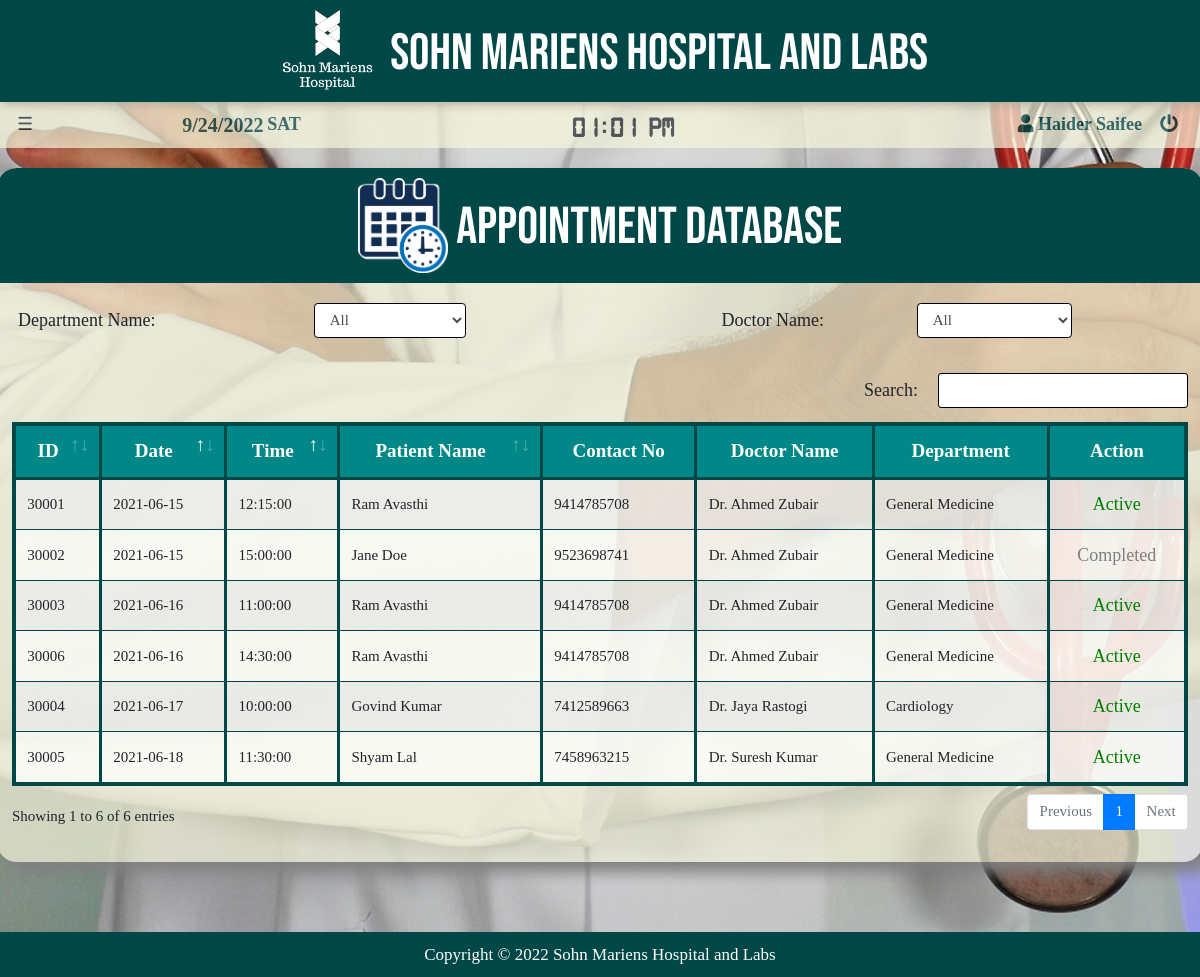
The page /Management/appointment_details.php (signed in) on the database its author committed.
### tables this page shows
CREATE TABLE `employee` (
  `ID` int(10) UNSIGNED NOT NULL,
  `name` varchar(111) NOT NULL,
  `fname` varchar(111) NOT NULL,
  `mname` varchar(111) NOT NULL,
  `gender` varchar(111) NOT NULL,
  `dob` date NOT NULL,
  `aadhar` varchar(250) NOT NULL,
  `photo` varchar(111) NOT NULL,
  `mob` varchar(111) NOT NULL,
  `mobb` varchar(111) NOT NULL,
  `email` varchar(111) NOT NULL,
  `r_address` varchar(200) NOT NULL,
  `p_address` varchar(200) NOT NULL,
  `board` varchar(7) NOT NULL,
  `school` varchar(50) NOT NULL,
  `xiipercent` float NOT NULL,
  `marksheet` varchar(111) NOT NULL,
  `diploma` varchar(50) NOT NULL,
  `dip_file` varchar(111) NOT NULL,
  `bac_deg_file` varchar(111) NOT NULL,
  `bac_clg` varchar(111) NOT NULL,
  `bac_deg_name` varchar(111) NOT NULL,
  `mas_deg_file` varchar(111) NOT NULL,
  `mas_clg` varchar(111) NOT NULL,
  `mas_deg_name` varchar(111) NOT NULL,
  `doc_file` varchar(111) NOT NULL,
  `doc_clg` varchar(111) NOT NULL,
  `spl` varchar(111) NOT NULL,
  `exp` varchar(20) NOT NULL,
  `lastjob` varchar(40) NOT NULL,
  `oname` varchar(111) NOT NULL,
  `pan` varchar(10) NOT NULL,
  `bname` varchar(300) NOT NULL,
  `acno` int(20) NOT NULL,
  `ifsc` varchar(60) NOT NULL,
  `dept_id` int(11) NOT NULL,
  `position` varchar(100) NOT NULL,
  `j_date` date NOT NULL,
  `salary` float NOT NULL,
  `hasaccount` tinyint(1) NOT NULL
);

CREATE TABLE `patients` (
  `id` int(11) NOT NULL,
  `aadno` varchar(20) NOT NULL,
  `Name` varchar(25) NOT NULL,
  `fname` varchar(25) NOT NULL,
  `age` int(11) NOT NULL,
  `gender` varchar(10) NOT NULL,
  `weight` decimal(10,0) NOT NULL,
  `height` decimal(10,0) NOT NULL,
  `pmc` varchar(500) NOT NULL,
  `department` varchar(200) NOT NULL,
  `doc_name` varchar(200) NOT NULL,
  `App_Date` date NOT NULL,
  `App_Time` time NOT NULL,
  `PhNo` varchar(10) NOT NULL,
  `EID` varchar(30) NOT NULL,
  `Amount` float NOT NULL,
  `pay_mode` varchar(50) NOT NULL,
  `pay_det` varchar(200) NOT NULL,
  `Status` varchar(50) NOT NULL
);

CREATE TABLE `departments` (
  `dept_id` int(11) NOT NULL,
  `Name` varchar(25) NOT NULL,
  `isDoctor` tinyint(1) NOT NULL,
  `isloginallowed` tinyint(1) NOT NULL
);

### Management/appointment_details.php (the view, shortened to what this page needs)
<!DOCTYPE html>
<html>
<head>
  <?php
    include ('../bootstrap.php');
    include ('../database_connect.php');
  ?>
  <link rel="stylesheet" type="text/css" href="../styles/appointment_details.css">
</head>
<body>
	<header>
		<?php include 'header.php';?>
	</header>
	<main>
		<div class="container">
			<div class="row">
				<div class="col-12 col-sm-12 col-md-12 col-lg-12 table-body">
					<div class="row">
						<div class="heading col-sm-12">
							<img src="../images/app1.png" style="width: 90px;height: auto;"> Appointment Database
						</div>
					</div>
					<div class="row form-inline" >
						<div class="col-6 col-sm-6 col-md-4 col-lg-3 form-group">
							<span class="label1">Department Name:</span>
						</div>
						<div class="col-6 col-sm-6 col-md-2 col-lg-2 form-group">
							<select id='dept' name="dept" class="form-control w3-hover-light-gray">
								<option selected value="All">All</option>
							</select>
						</div>
						<div class="col-6 col-sm-6 col-md-4 col-lg-2 form-group">
							<span class="label1">Doctor Name:</span>
						</div>
						<div class="col-6 col-sm-6 col-md-6 col-lg-2">
							<div id="docname">
								<?php
									$r1=mysqli_query($con,"select employee.name from employee inner join departments using(dept_id) where isdoctor=1");
									if($r1)
									{
								?>
								<select name="doc" id="doc" class="form-control w3-hover-light-gray">
									<option value="All" selected>All</option>
								</select>
								<?php
								}
								else echo mysqli_error($con);
								?>
							</div>
						</div>
				</div>
				<div class="row">
					<div class="col-sm-12">
						<div id="area">
							<?php
								$r=mysqli_query($con,"select id,app_date,app_time,patients.name,phno,doc_name,departments.name,status from patients inner join departments on department=dept_id");
								if($r)
								{
							?>
							<table id="example" class="table table-striped" style="width:100%;">
							<thead><tr>
								<th>ID</th>
								<th>Date</th>
								<th>Time</th>
								<th>Patient Name</th>
								<th>Contact No</th>
								<th>Doctor Name</th>
								<th>Department</th>
								<th>Action</th>
							</tr></thead>
							<tbody><?php
								if($r)
								{
									while($row=mysqli_fetch_array($r))
									{
										echo "<tr>";
										for($i=0;$i<7;$i++)
										{
											echo "<td>";
											echo "$row[$i]";
											echo "</td>";
										}
										if($row[7]=='Ongoing')
										echo "<td style='text-align:center;font-size:18px;color:#ff9900;'>Ongoing</td>";
										else if($row[7]=='Active')
											echo "<td style='text-align:center;font-size:18px;color:green;'>Active</td>";
										else if($row[7]=='Completed')
											echo "<td style='text-align:center;font-size:18px;color:gray;'>Completed</td>";
										echo "</tr>";
									}
								}
								else echo mysqli_error($con);
							?>
							</table></tbody>
							<?php
								}
								else
									echo mysqli_error($con);
							?>
						</div>
					</div>
				</div>
				</div>
			</div>
		</div>
	</main>
	<footer>
		Copyright &copy; <script type="text/javascript">document.write(new Date().getFullYear());</script>    <a> Sohn Mariens Hospital and Labs</a>
	</footer>
</body>
</html>
<?php include '../mydetails.php';?>

### Management/header.php (shortened to what this page needs)
<link rel="stylesheet" type="text/css" href="../styles/header.css">
<?php
    include ('../database_connect.php');
    $eid=$_SESSION["eid"];
    $r=mysqli_query($con,"select name from employee where id='$eid'");
  ?>
  <div class="hname">
    <img id="logo" src="../images/logo.png" style="width: 120px;height: auto;"> SOHN MARIENS HOSPITAL AND LABS
  </div>
<div class="sb">
  <table>
    <tr>
      <td><button class="w3-button w3-large" onclick="w3_open()">☰</button></td>
      <td id="dc" style="width: 480px;text-align: center;"><span id="date"></span> <span id="day"></span></td>
      <td id="cc" style="width: 570px;text-align: center;"><span id="clock">00:00:00</span></td>
      <td id="uname"><?php if($row=mysqli_fetch_array($r)) echo "<span id='user-name'><i class='fas fa-user'></i>  $row[0]</span>"; ?></td>
      <td class="logout" ><button title="Logout" class="w3-button w3-xlarge" id="lo" onclick="location.href='../logout.php'"><i class="fas fa-power-off"></i> </button></td>
    </tr>
  </table>
</div>

### styles/w3.css (style rules this page uses)
html { box-sizing:border-box }
*,*:before,*:after { box-sizing:inherit }
html { -ms-text-size-adjust:100%;-webkit-text-size-adjust:100% }
body { margin:0 }
article,aside,details,figcaption,figure,footer,header,main,menu,nav,section { display:block }
a { background-color:transparent }
img { border-style:none }
button,input,select,textarea,optgroup { font:inherit;margin:0 }
button,input { overflow:visible }
button,select { text-transform:none }
button,[type=button],[type=reset],[type=submit] { -webkit-appearance:button }
html,body { font-family:Verdana,sans-serif;font-size:15px;line-height:1.5 }
html { overflow-x:hidden }
img { vertical-align:middle }
a { color:inherit }
.w3-btn,.w3-button { border:none;display:inline-block;padding:8px 16px;vertical-align:middle;overflow:hidden;text-decoration:none;color:inherit;background-color:inherit;text-align:center;cursor:pointer;white-space:nowrap }
.w3-btn,.w3-button { -webkit-touch-callout:none;-webkit-user-select:none;-khtml-user-select:none;-moz-user-select:none;-ms-user-select:none;user-select:none }
.w3-large { font-size:18px!important }
.w3-xlarge { font-size:24px!important }

### styles/appointment_details.css (style rules this page uses)
@media (min-width: 576px) { .container { max-width: 94vw; } }
@media (min-width: 576px) { #area { overflow-x: scroll!important; } }
@media (min-width: 576px) { #area table { width: 225%!important; } }
@media (min-width: 768px) { .container { max-width: 92vw; } }
@media (min-width: 768px) { #area { overflow-x: scroll!important; } }
@media (min-width: 768px) { #area table { width: 180%!important; } }
@media (min-width: 992px) { .container { max-width: 95vw; } }
@media (min-width: 992px) { #area { overflow-x: scroll!important; } }
@media (min-width: 992px) { #area table { width: 120%!important; } }
@media (min-width: 1200px) { .container { max-width: 1200px; } }
@media (min-width: 1200px) { #area { overflow-x: hidden!important; } }
@media (min-width: 1200px) { #area table { width: 100%!important; } }
.table-body { margin-top:20px; margin-bottom:70px; padding-bottom:20px; background-color: rgba(245,245,220,0.7); box-shadow: 10px 10px 15px grey; }
#area { padding-top: 10px; padding-bottom: 10px; }
.label1 { font-size: 18px; font-family:for_label1; margin-left: 6px; }
.heading { text-align: center; padding-top: 10px; vertical-align: middle; padding-bottom: 10px; margin-bottom: 20px; font-size:52px; font-family: for_heading; background-color: rgb(0,71,71); color:white; }
select { border:1px solid black!important; }
#area { margin-top: 25px; }
#area table { border-collapse:collapse!important; border:4px solid rgb(0,71,71); background-color: rgba(255,255,255,0.7)!important; }
#area th { border-top:none!important; text-align: center; border-bottom: 3px solid rgb(0,71,71); color:white; font-family: for_label1; border-right: 3px solid rgb(0,71,71); font-size: 19px; background-color: #008888; }
#area td { border-right: 3px solid rgb(0,71,71); border-bottom: 0.5px solid rgb(0,71,71); vertical-align: middle; }

### rows shown on the page
employee: name "Haider Saifee"
patients: id "30001", App_Date "2021-06-15", App_Time "12:15:00", Name "Ram Avasthi", PhNo "9414785708", doc_name "Dr. Ahmed Zubair", departments.Name "General Medicine", Status "Active"
patients: id "30002", App_Date "2021-06-15", App_Time "15:00:00", Name "Jane Doe", PhNo "9523698741", doc_name "Dr. Ahmed Zubair", departments.Name "General Medicine", Status "Completed"
patients: id "30003", App_Date "2021-06-16", App_Time "11:00:00", Name "Ram Avasthi", PhNo "9414785708", doc_name "Dr. Ahmed Zubair", departments.Name "General Medicine", Status "Active"
patients: id "30004", App_Date "2021-06-17", App_Time "10:00:00", Name "Govind Kumar", PhNo "7412589663", doc_name "Dr. Jaya Rastogi", departments.Name "Cardiology", Status "Active"
patients: id "30005", App_Date "2021-06-18", App_Time "11:30:00", Name "Shyam Lal", PhNo "7458963215", doc_name "Dr. Suresh Kumar", departments.Name "General Medicine", Status "Active"
patients: id "30006", App_Date "2021-06-16", App_Time "14:30:00", Name "Ram Avasthi", PhNo "9414785708", doc_name "Dr. Ahmed Zubair", departments.Name "General Medicine", Status "Active"
